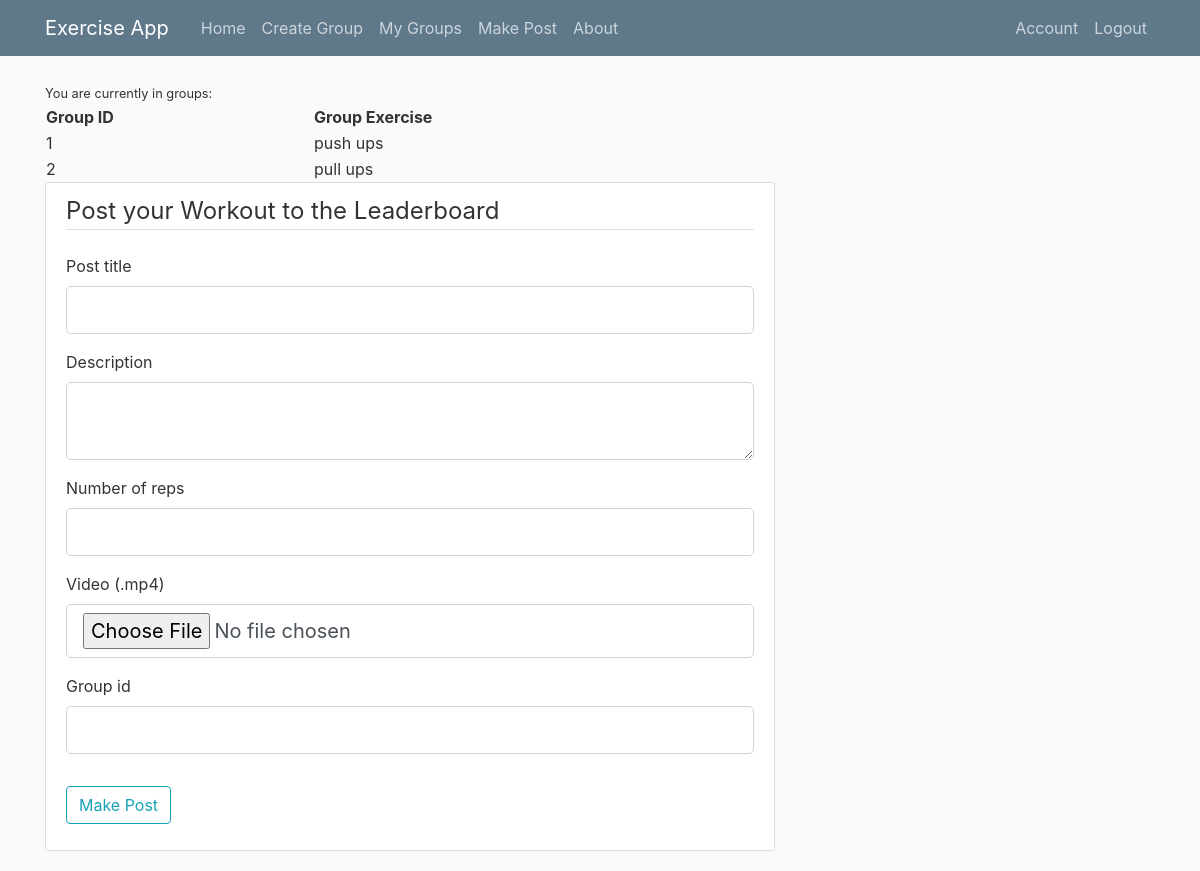
Before: /createpost (signed in) with the older database file.
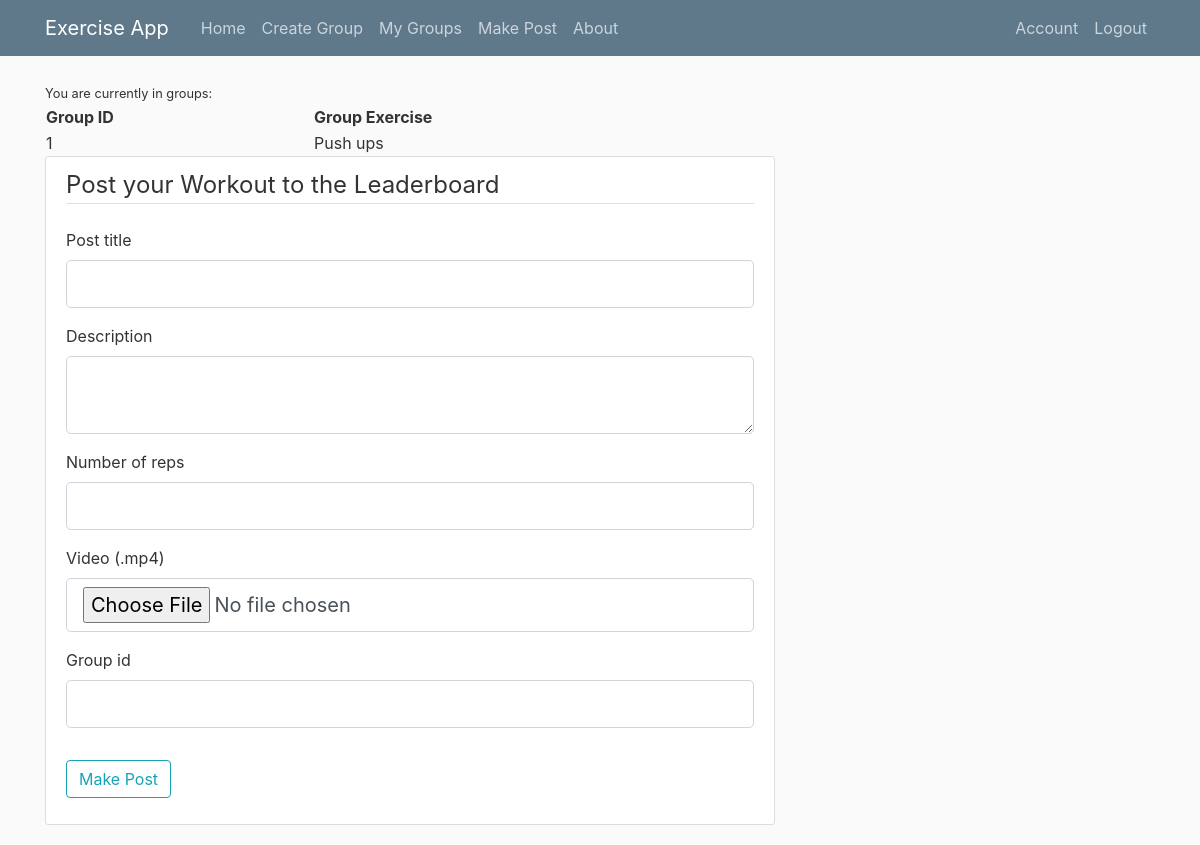
After: the same page with the newer database file.
### exercisewebapp/models.py (models this page shows, shortened)
class Group(db.Model):
    id = db.Column(db.Integer, primary_key=True)
    exercise_title = db.Column(db.String(100), nullable=False)
    date_started = db.Column(db.DateTime, nullable=False, default=datetime.utcnow)
    description = db.Column(db.Text, nullable=False)
    leader_user_id = db.Column(db.Integer, db.ForeignKey('user.id'), nullable=False)

### exercisewebapp/routes.py (the view, shortened to what this page needs)
@app.route("/createpost",methods=['GET', 'POST'])
@login_required
def post_leaderboard():
    if current_user.is_authenticated:
        form = PostForm(CombinedMultiDict((request.files, request.form)))
        user = current_user.id
        current_user_groups_list = get_current_user_groups_with_title()
        return render_template('createpost.html', title='Group Leaderboard',form = form, current_user_groups_list=current_user_groups_list)
    return render_template('createpost.html', title='Group Leaderboard',form = form)

### exercisewebapp/forms.py
class PostForm(FlaskForm):
    title = StringField('Post title',
                                validators=[DataRequired(), Length(min=2, max=20)])
    content = TextAreaField('Description', validators=[DataRequired(), Length(min=10, max=250)])
    reps = IntegerField('Number of reps', validators=[DataRequired()])
    video = FileField('Video (.mp4)', validators=[FileRequired(), FileAllowed(['mp4'], 'Wrong format, you can only upload .mp4 files!')])
    group_id = IntegerField('Group id', validators=[DataRequired()])
    submit = SubmitField('Make Post')

### exercisewebapp/models.py (called while the page is built)
@login_manager.user_loader
def load_user(user_id):
    return User.query.get(int(user_id))

### exercisewebapp/routes.py (called while the page is built)
def get_current_user_groups_with_title():
    current_user_groups_id_list = []
    current_user_groups_title_list = []
    for group in current_user.groups:
        current_user_groups_id_list.append(group.id)
        current_user_groups_title_list.append(group.exercise_title)
    zipped= zip(current_user_groups_id_list, current_user_groups_title_list)
    return list(zipped)

### exercisewebapp/templates/createpost.html (shortened to what the changed rows need)
{% extends "layout.html" %}
{% block content %}
          {% if current_user.is_authenticated %}
            {% if current_user_groups_list is defined and current_user_groups_list %}
                <table style="width:100%">
                      <tr>
                        <th>Group ID</th>
                        <th>Group Exercise</th>
                      </tr>
                {% for id, title in current_user_groups_list %}
                      <tr>
                        <td>{{id}}</td>
                        <td>{{title}}</td>
                      </tr>
                {% endfor%}
                    </table>
            {% else%}
                <small>You are in no groups currently, create a group or post to an existing group to join</small>
            {% endif %}
          {% endif %}
{% endblock content%}

Changed rows visible on the page:
no longer on this page (row edited): Group: id "2", exercise_title "pull ups"
changed Group: exercise_title "push ups" → "Push ups"
